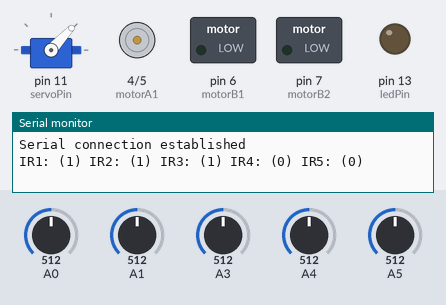
The sketch below on a simulated Arduino Uno, built with avr-gcc and run on an emulated ATmega328P. Shown: servo, motor-driver pin pairs drawn as motors (green arrow = first pin HIGH = forward, orange = second pin HIGH = backward, longer = more drive), switched loads named in the sketch (green lamp = pin HIGH), output pins drawn as LEDs (lit = HIGH), the last lines printed to the serial monitor. The inputs (shaded band) are chosen by the test bench; at power-on: A3 = 512, A5 = 512, A0 = 512, A1 = 512, A4 = 512.

Above: at 2.8 s.
2.9 s: A3 set to 111
4.4 s: A3 set to 99
At 5.6 s:
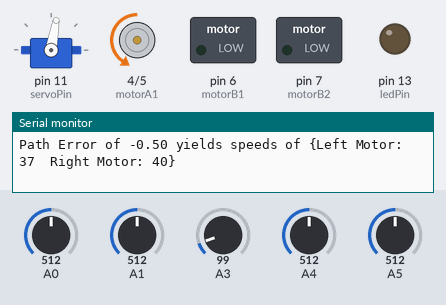
5.9 s: A3 set to 716
At 6.8 s:
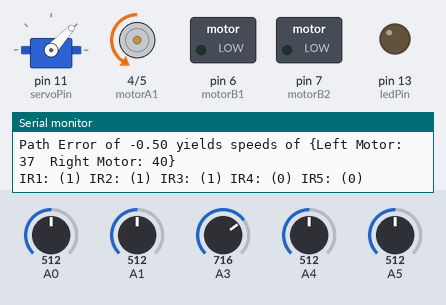
7.5 s: A5 set to 320
9.0 s: A5 set to 309
At 10.1 s:
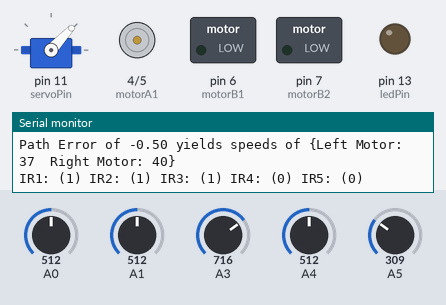
Timing chart, 0 to 11.5 s (numbered marks = the images above; inputs shaded):
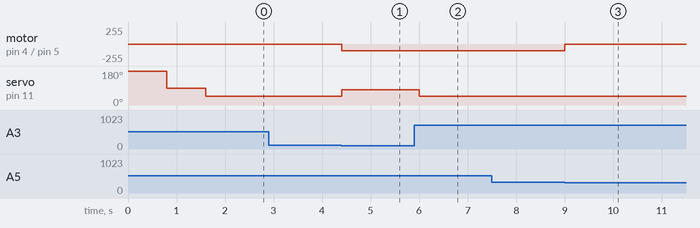

Measured:
- the behaviour switches between 105 and 104 on A3 (found by bisection; images 0 and 1)
- the behaviour switches between 310 and 309 on A5 (found by bisection; images 2 and 3)
- after the input at 2.9 s, every drawn part: stays the same
- after the input at 4.4 s, motor on pin 4 (motorA1) / pin 5 (motorA2): stopped → backward 102/255 at once; servo on pin 11 (servoPin): 47° → 80° at once
- after the input at 5.9 s, servo on pin 11 (servoPin): 80° → 47° after 0.11 s
- after the input at 7.5 s, every drawn part: stays the same
- after the input at 9.0 s, motor on pin 4 (motorA1) / pin 5 (motorA2): backward 102/255 → stopped at once

The sketch:

Final_Robot_Code.ino
```cpp
/* Week 9 Pre-lab
 * IR Sensor
 *
 * Gary Huarng
 *
 * Detects if IR sensor is seeing "black" as opposed to "white"
 * based on the threshold setting and returns binary value of
 * IR sensor status
 */
#include <Servo.h>
#include <math.h>

Servo myservo; //servo object
#define IR1 11 //left sensor
#define IR2 12 //left-mid sensor
#define IR3 13 //middle sensor
#define IR4 14 //right-mid sensor
#define IR5 15 //right sensor

#define pointingGain 20

float pathError;

const int motorA1 = 4; // IN1 (Motor A)
const int motorA2 = 5; // IN2 (Motor A)
const int motorB1 = 6; // IN3 (Motor B)
const int motorB2 = 7; // IN4 (Motor B)

const int ledPin = 13;
const int allMotors[] = {motorA1, motorA2, motorB1, motorB2};
const int rightMotor[] = {motorA1, motorA2};
const int leftMotor[] = {motorB1, motorB2};

const String turnsArray[] = {"L","R","F","B"};
int inputSpeed;
String inputDirection;
int inputTurnRatio;

const int servoPin = 11;
byte sensorCode = 0; //byte binary representation of sensor status
byte previousSensorReads;
int sensors[] = {IR1, IR2, IR3, IR4, IR5}; //array of IR sensors
int sensorOut[] = {43, 45, 47, 49 , 51}; // array of sensor digital output pins
int const thresholds[] = {32,32,32,32,32}; //analog threshold value (0-1023) for the 5 IR sensors
int sensorA;
int currentState;
int previousState;
int previousError;

int leftMotorSpeed;
int rightMotorSpeed;
int speedAdjustmentControl;

int readLineSensor(int sensorAnalogInPin, int sensorDigitalOutPin){ //outputs 1 if analogRead() value of sensor is greater than threshold, 0 if less than.
  sensorA = analogRead(sensorAnalogInPin);
  if(sensorAnalogInPin == IR5){
    sensorA -= 10;
  }
  //Serial.println(sensorA);

  if(analogRead(sensorAnalogInPin) > thresholds[sensorAnalogInPin]){
    digitalWrite(sensorDigitalOutPin, HIGH);
    return 1; //black
  }
  else{
    digitalWrite(analogRead(sensorDigitalOutPin), LOW);
    return 0; //white
  }

}

byte getPathSensorStates(){ //assigns binary value byte variable "sensorCode" based on sensor values
  for(int i = 0; i < 5; i++){
    if(readLineSensor(sensors[i], sensorOut[i]) == 1){
      bitWrite(sensorCode, i , 1);
    }
    else{
      bitWrite(sensorCode, i, 0);
    }
  }
  //Serial.println(sensorCode, BIN);
  //Serial.println();
  return sensorCode;
}

float sensePathPositionError(byte PathSensorStates){
  if(bitRead(PathSensorStates, 0) == 1 && bitRead(PathSensorStates, 1) == 0 && bitRead(PathSensorStates, 2) == 0 && bitRead(PathSensorStates, 3) == 0 && bitRead(PathSensorStates, 4) == 0){
    return -2;
  }
  else if(bitRead(PathSensorStates, 0) == 1 && bitRead(PathSensorStates, 1) == 1 && bitRead(PathSensorStates, 2) == 0 && bitRead(PathSensorStates, 3) == 0 && bitRead(PathSensorStates, 4) == 0){
    return -1.5;
  }
  else if(bitRead(PathSensorStates, 0) == 0 && bitRead(PathSensorStates, 1) == 1 && bitRead(PathSensorStates, 2) == 0 && bitRead(PathSensorStates, 3) == 0 && bitRead(PathSensorStates, 4) == 0){
    return -1;
  }
  else if(bitRead(PathSensorStates, 0) == 0 && bitRead(PathSensorStates, 1) == 1 && bitRead(PathSensorStates, 2) == 1 && bitRead(PathSensorStates, 3) == 0 && bitRead(PathSensorStates, 4) == 0){
    return -0.5;
  }
  else if(bitRead(PathSensorStates, 0) == 0 && bitRead(PathSensorStates, 1) == 0 && bitRead(PathSensorStates, 2) == 1 && bitRead(PathSensorStates, 3) == 0 && bitRead(PathSensorStates, 4) == 0){
    return 0;
  }
  else if(bitRead(PathSensorStates, 0) == 0 && bitRead(PathSensorStates, 1) == 0 && bitRead(PathSensorStates, 2) == 1 && bitRead(PathSensorStates, 3) == 1 && bitRead(PathSensorStates, 4) == 0){
    return 0.5;
  }
  else if(bitRead(PathSensorStates, 0) == 0 && bitRead(PathSensorStates, 1) == 0 && bitRead(PathSensorStates, 2) == 0 && bitRead(PathSensorStates, 3) == 1 && bitRead(PathSensorStates, 4) == 0){
    return 1;
  }
  else if(bitRead(PathSensorStates, 0) == 0 && bitRead(PathSensorStates, 1) == 0 && bitRead(PathSensorStates, 2) == 0 && bitRead(PathSensorStates, 3) == 1 && bitRead(PathSensorStates, 4) == 1){
    return 1.5;
  }
  else if(bitRead(PathSensorStates, 0) == 0 && bitRead(PathSensorStates, 1) == 0 && bitRead(PathSensorStates, 2) == 0 && bitRead(PathSensorStates, 3) == 0 && bitRead(PathSensorStates, 4) == 1){
    return 2;
  }
  else{
    return 100; //bogus value
  }
}

int updatePointingAngle(float pathError){
  if(pathError > 2 || pathError < -2){
    return;
  }
  return 90 + pointingGain*pathError;
}

void motorMove(int motorSide[], int motorSpeed){ //motor move function passing the motor to be moved (motorA1, motorB1, etc.) and a speed between -100 and 100%
  if(motorSpeed == 0){
    analogWrite(motorSide[0], 0);
    analogWrite(motorSide[1], 0);
  }

  if(motorSpeed > 0){
  motorSpeed = map(motorSpeed, 0, 100, 0, 255); //converts 0 to 100 input value to the 0-256 bit analogWrite scale
  analogWrite(motorSide[1], motorSpeed);
  }

  if(motorSpeed < 0){
  motorSpeed *= -1;
  motorSpeed = map(motorSpeed, 0, 100, 0, 255); //converts 0 to 100 input value to the 0-256 bit analogWrite scale
  analogWrite(motorSide[0], motorSpeed);
  }
}

void straightMove(int straightSpeed){ //passes forward speed (0-100%) to the motor move for both motors
  motorMove(rightMotor, straightSpeed);
  motorMove(leftMotor, straightSpeed);
}

void robotMove(String moveDirection, int moveSpeed, float turnRatio){ //passes moveDirection("L", "R","F",B"), moveSpeed (0-100) and turn ratio (-1.00 - 1.00) to turn the robot
  if(moveDirection != "R" && moveDirection != "L" && moveDirection != "F" && moveDirection != "B"){
    Serial.print(moveDirection);
    Serial.println(" is not a valid direction! Use 'L' to turn left and 'R' to turn right");
    return;
  }

  if(turnRatio > 1 || turnRatio < -1){
    Serial.print(turnRatio);
    Serial.println(" is not a valid value for the turning ratio. Valid range is -1 to 1");
    return;
  }

  if(moveDirection == "L"){
    motorMove(rightMotor, moveSpeed);
    motorMove(leftMotor, moveSpeed* turnRatio);
  }

  if(moveDirection == "R"){
    motorMove(leftMotor, moveSpeed);
    motorMove(rightMotor, moveSpeed * turnRatio);
  }

  if(moveDirection == "F"){
    motorMove(leftMotor, moveSpeed);
    motorMove(rightMotor, moveSpeed);
  }

  if(moveDirection == "B"){
    motorMove(leftMotor, -1*moveSpeed);
    motorMove(rightMotor, -1*moveSpeed);
  }
}

void stopMotors(){ //sets all motor gates to 0 to stop all motors

  for(int i = 0; i < sizeof(allMotors)/sizeof(int);i++){
    analogWrite(allMotors[i],0);
  }
}

void followLine(int followSpeed, float pathErrorIn, int gain){
    if(pathError > 2 || pathError < -2){
      return;
    }
    else{
    stopMotors();
    speedAdjustmentControl = gain * pathErrorIn;
    rightMotorSpeed = (100. - speedAdjustmentControl)*followSpeed / 100.;
    rightMotorSpeed = constrain(rightMotorSpeed, 0, followSpeed);
    leftMotorSpeed = (100. + speedAdjustmentControl)*followSpeed / 100.;
    leftMotorSpeed = constrain(leftMotorSpeed, 0, followSpeed);
    motorMove(rightMotor, rightMotorSpeed);
    motorMove(leftMotor, leftMotorSpeed);
    Serial.print("Path Error of "); Serial.print(pathErrorIn); Serial.print(" yields speeds of {");
    Serial.print("Left Motor: "); Serial.print(leftMotorSpeed); Serial.print("  ");
    Serial.print("Right Motor: "); Serial.print(rightMotorSpeed); Serial.println("}");
    }
 }

void debugLineState(){
  for(int i = 0; i<5; i++){
  if(bitRead(sensorCode, i) != bitRead(previousSensorReads,i)){
      for(int j = 0; j<5; j++){
        bitWrite(previousSensorReads, j, bitRead(sensorCode, j));
        Serial.print("IR"); Serial.print(j+1); Serial.print(": ("); Serial.print(bitRead(sensorCode, j)); Serial.print(") ");
        }
    Serial.println();
    }
  }
  if(previousState != currentState){
    if(currentState == 1){
      Serial.println("On course: going straight");
    }
    else if(currentState == 2){
      Serial.print("Going Left");
    }
    else if(currentState == 3){
    Serial.print("Going Right");
    }
    else{
      Serial.print("Off Course: Searching");
    }
  }
  previousState = currentState;
}


void setup() {
  Serial.begin(9600);
  Serial.println("Serial connection established");
  myservo.attach(servoPin);
  myservo.write(180);
  delay(800);
  myservo.write(90);
  delay(800);

 pinMode(motorA1, OUTPUT); //Set digital pins as OUTPUTs
 pinMode(motorA2, OUTPUT);
 pinMode(motorB1, OUTPUT);
 pinMode(motorB2, OUTPUT);
 pinMode(ledPin, OUTPUT);
}

void loop() {
  pathError = sensePathPositionError(getPathSensorStates());
  getPathSensorStates();
  debugLineState();
  myservo.write(updatePointingAngle(pathError));
  followLine(40, pathError, 15);
}
```
